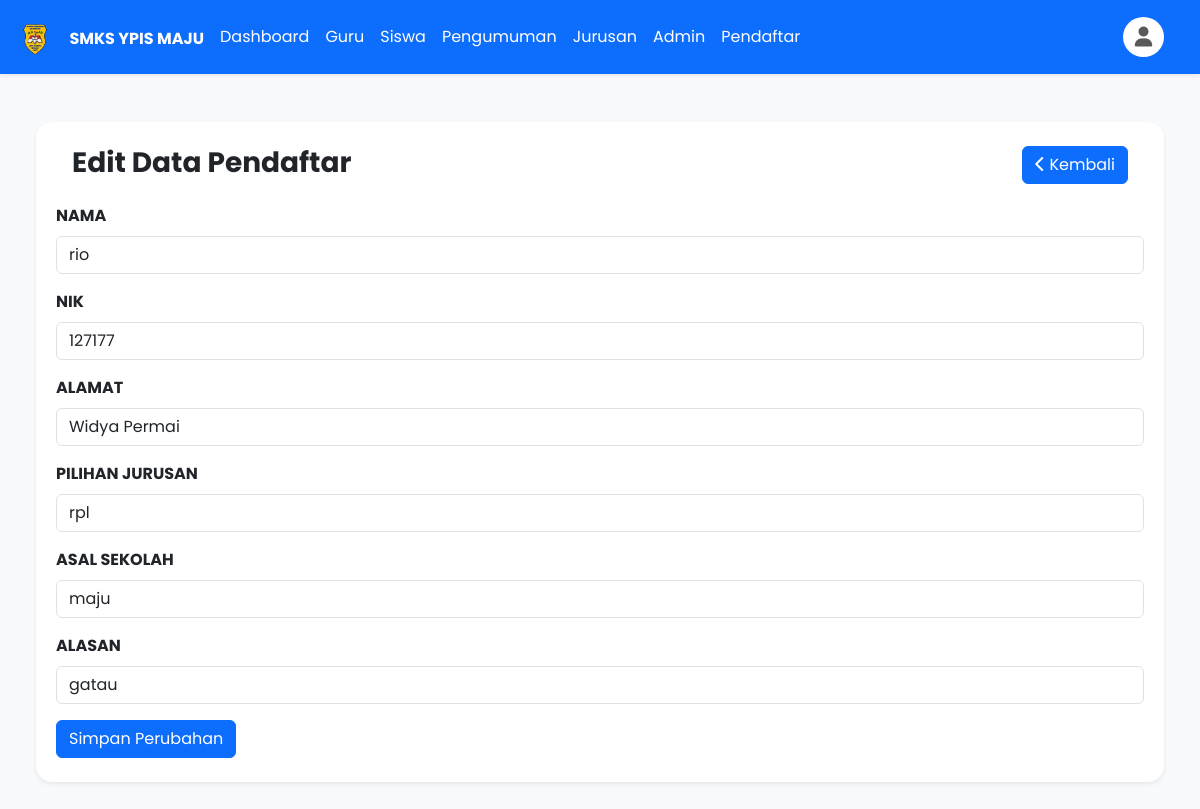
Screenshot of /pendaftar_edit.php?id=3 (signed in) with the database file from the repository.
### tables this page shows
CREATE TABLE `pendaftaran` (
  `id` int(11) NOT NULL,
  `nama` varchar(225) NOT NULL,
  `nik` int(16) NOT NULL,
  `alamat` varchar(225) NOT NULL,
  `pilihan_jurusan` varchar(225) NOT NULL,
  `asal_sekolah` varchar(225) NOT NULL,
  `alasan` varchar(225) NOT NULL
);

### pendaftar_edit.php (the view, shortened to what this page needs)
<?php
    include('./koneksi.php');
    $id = $_GET['id'];
    $sql = "SELECT * FROM pendaftaran WHERE id = '$id'";
    $result = mysqli_query($koneksi, $sql);
    $data = mysqli_fetch_assoc($result);
?>
<div class="container-fluid p-5 bg-light">
    <div class="row justify-content-center shadow-sm rounded-4 p-2 bg-white">
        <div class="col-md-12">
            <div class="p-3 d-flex justify-content-between">
                <div class="">
                    <h3 class="fw-bold">Edit Data Pendaftar</h3>
                </div>
                <div class="">
                    <a href="pendaftar.php" class="btn btn-primary">
                        <i class="fa fa-chevron-left"></i>
                        Kembali
                    </a>
                </div>
            </div>
            <form action="" method="POST" enctype="multipart/form-data">
                <div class="mb-3">
                    <label class="form-label">NAMA</label>
                    <input type="text" value="<?= $data['nama'] ?>" name="nama" class="form-control" required>
                </div>
                <div class="mb-3">
                    <label class="form-label">NIK</label>
                    <input type="text" value="<?= $data['nik'] ?>" name="nik" class="form-control" required>
                </div>
                <div class="mb-3">
                    <label class="form-label">ALAMAT</label>
                    <input type="text" value="<?= $data['alamat'] ?>" name="alamat" class="form-control" required>
                </div>
                <div class="mb-3">
                    <label class="form-label">PILIHAN JURUSAN</label>
                    <input type="text" value="<?= $data['pilihan_jurusan'] ?>" name="pilihan_jurusan" class="form-control" required>
                </div>
                <div class="mb-3">
                    <label class="form-label">ASAL SEKOLAH</label>
                    <input type="text" value="<?= $data['asal_sekolah'] ?>" name="asal_sekolah" class="form-control" required>
                </div>
                <div class="mb-3">
                    <label class="form-label">ALASAN</label>
                    <input type="text" value="<?= $data['alasan'] ?>" name="alasan" class="form-control" required>
                </div>
                <button type="submit" class="btn btn-primary">Simpan Perubahan</button>
            </form>
        </div>
    </div>
</div>

### Components/header.php (style rules this page uses)
* { font-family: 'Poppins', sans-serif; }
label { font-weight: 700; }

### rows the page displays
pendaftaran: nama "rio", nik "127177", alamat "Widya Permai", pilihan_jurusan "rpl", asal_sekolah "maju", alasan "gatau"
